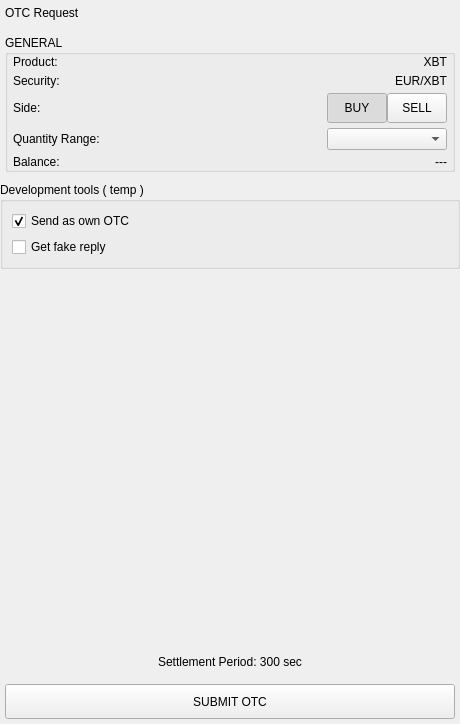
<?xml version="1.0" encoding="UTF-8"?>
<ui version="4.0">
 <class>CreateOTCRequestWidget</class>
 <widget class="QWidget" name="CreateOTCRequestWidget">
  <property name="geometry">
   <rect>
    <x>0</x>
    <y>0</y>
    <width>460</width>
    <height>724</height>
   </rect>
  </property>
  <property name="windowTitle">
   <string>Form</string>
  </property>
  <layout class="QVBoxLayout" name="verticalLayout_3">
   <property name="spacing">
    <number>5</number>
   </property>
   <property name="leftMargin">
    <number>0</number>
   </property>
   <property name="topMargin">
    <number>0</number>
   </property>
   <property name="rightMargin">
    <number>0</number>
   </property>
   <property name="bottomMargin">
    <number>0</number>
   </property>
   <item>
    <widget class="QWidget" name="headerWidget" native="true">
     <property name="minimumSize">
      <size>
       <width>0</width>
       <height>25</height>
      </size>
     </property>
     <property name="headerPanel" stdset="0">
      <bool>true</bool>
     </property>
     <layout class="QVBoxLayout" name="verticalLayout">
      <property name="spacing">
       <number>5</number>
      </property>
      <property name="leftMargin">
       <number>5</number>
      </property>
      <property name="topMargin">
       <number>0</number>
      </property>
      <property name="rightMargin">
       <number>0</number>
      </property>
      <property name="bottomMargin">
       <number>0</number>
      </property>
      <item>
       <widget class="QLabel" name="headerLabel">
        <property name="text">
         <string>OTC Request</string>
        </property>
        <property name="headerLabel" stdset="0">
         <bool>true</bool>
        </property>
       </widget>
      </item>
     </layout>
    </widget>
   </item>
   <item>
    <widget class="QWidget" name="generalWidget" native="true">
     <layout class="QHBoxLayout" name="horizontalLayout_7">
      <property name="spacing">
       <number>5</number>
      </property>
      <property name="leftMargin">
       <number>5</number>
      </property>
      <property name="topMargin">
       <number>5</number>
      </property>
      <property name="rightMargin">
       <number>5</number>
      </property>
      <property name="bottomMargin">
       <number>5</number>
      </property>
      <item>
       <widget class="QGroupBox" name="groupBox">
        <property name="title">
         <string>GENERAL</string>
        </property>
        <layout class="QVBoxLayout" name="verticalLayout_2">
         <property name="spacing">
          <number>5</number>
         </property>
         <property name="leftMargin">
          <number>5</number>
         </property>
         <property name="topMargin">
          <number>0</number>
         </property>
         <property name="rightMargin">
          <number>5</number>
         </property>
         <property name="bottomMargin">
          <number>0</number>
         </property>
         <item>
          <widget class="QWidget" name="widgetProduct" native="true">
           <layout class="QHBoxLayout" name="horizontalLayout">
            <property name="spacing">
             <number>0</number>
            </property>
            <property name="leftMargin">
             <number>0</number>
            </property>
            <property name="topMargin">
             <number>0</number>
            </property>
            <property name="rightMargin">
             <number>0</number>
            </property>
            <property name="bottomMargin">
             <number>0</number>
            </property>
            <item>
             <widget class="QLabel" name="label">
              <property name="text">
               <string>Product:</string>
              </property>
             </widget>
            </item>
            <item>
             <widget class="QLabel" name="label_2">
              <property name="text">
               <string>XBT</string>
              </property>
              <property name="alignment">
               <set>Qt::AlignRight|Qt::AlignTrailing|Qt::AlignVCenter</set>
              </property>
              <property name="whiteLabel" stdset="0">
               <bool>true</bool>
              </property>
             </widget>
            </item>
           </layout>
          </widget>
         </item>
         <item>
          <widget class="QWidget" name="widgetSecurity" native="true">
           <layout class="QHBoxLayout" name="horizontalLayout_2">
            <property name="spacing">
             <number>0</number>
            </property>
            <property name="leftMargin">
             <number>0</number>
            </property>
            <property name="topMargin">
             <number>0</number>
            </property>
            <property name="rightMargin">
             <number>0</number>
            </property>
            <property name="bottomMargin">
             <number>0</number>
            </property>
            <item>
             <widget class="QLabel" name="label_3">
              <property name="text">
               <string>Security:</string>
              </property>
             </widget>
            </item>
            <item>
             <widget class="QLabel" name="label_4">
              <property name="text">
               <string>EUR/XBT</string>
              </property>
              <property name="alignment">
               <set>Qt::AlignRight|Qt::AlignTrailing|Qt::AlignVCenter</set>
              </property>
              <property name="whiteLabel" stdset="0">
               <bool>true</bool>
              </property>
             </widget>
            </item>
           </layout>
          </widget>
         </item>
         <item>
          <widget class="QWidget" name="widgetSide" native="true">
           <layout class="QHBoxLayout" name="horizontalLayout_4">
            <property name="spacing">
             <number>0</number>
            </property>
            <property name="leftMargin">
             <number>0</number>
            </property>
            <property name="topMargin">
             <number>0</number>
            </property>
            <property name="rightMargin">
             <number>0</number>
            </property>
            <property name="bottomMargin">
             <number>0</number>
            </property>
            <item>
             <widget class="QLabel" name="label_5">
              <property name="text">
               <string>Side:</string>
              </property>
             </widget>
            </item>
            <item>
             <spacer name="horizontalSpacer">
              <property name="orientation">
               <enum>Qt::Horizontal</enum>
              </property>
              <property name="sizeHint" stdset="0">
               <size>
                <width>201</width>
                <height>20</height>
               </size>
              </property>
             </spacer>
            </item>
            <item>
             <widget class="QWidget" name="widgetSideButtons" native="true">
              <property name="sideSwitchContainer" stdset="0">
               <bool>true</bool>
              </property>
              <layout class="QHBoxLayout" name="horizontalLayout_3">
               <property name="spacing">
                <number>0</number>
               </property>
               <property name="leftMargin">
                <number>0</number>
               </property>
               <property name="topMargin">
                <number>0</number>
               </property>
               <property name="rightMargin">
                <number>0</number>
               </property>
               <property name="bottomMargin">
                <number>0</number>
               </property>
               <item>
                <widget class="QPushButton" name="pushButtonBuy">
                 <property name="minimumSize">
                  <size>
                   <width>60</width>
                   <height>30</height>
                  </size>
                 </property>
                 <property name="maximumSize">
                  <size>
                   <width>60</width>
                   <height>30</height>
                  </size>
                 </property>
                 <property name="text">
                  <string>BUY</string>
                 </property>
                 <property name="checkable">
                  <bool>true</bool>
                 </property>
                 <property name="checked">
                  <bool>true</bool>
                 </property>
                 <property name="left_button" stdset="0">
                  <bool>true</bool>
                 </property>
                </widget>
               </item>
               <item>
                <widget class="QPushButton" name="pushButtonSell">
                 <property name="minimumSize">
                  <size>
                   <width>60</width>
                   <height>30</height>
                  </size>
                 </property>
                 <property name="maximumSize">
                  <size>
                   <width>60</width>
                   <height>30</height>
                  </size>
                 </property>
                 <property name="text">
                  <string>SELL</string>
                 </property>
                 <property name="checkable">
                  <bool>true</bool>
                 </property>
                 <property name="right_button" stdset="0">
                  <bool>true</bool>
                 </property>
                </widget>
               </item>
              </layout>
             </widget>
            </item>
           </layout>
          </widget>
         </item>
         <item>
          <widget class="QWidget" name="widgetRange" native="true">
           <layout class="QHBoxLayout" name="horizontalLayout_5">
            <property name="spacing">
             <number>0</number>
            </property>
            <property name="leftMargin">
             <number>0</number>
            </property>
            <property name="topMargin">
             <number>0</number>
            </property>
            <property name="rightMargin">
             <number>0</number>
            </property>
            <property name="bottomMargin">
             <number>0</number>
            </property>
            <item>
             <widget class="QLabel" name="label_6">
              <property name="text">
               <string>Quantity Range:</string>
              </property>
             </widget>
            </item>
            <item>
             <spacer name="horizontalSpacer_2">
              <property name="orientation">
               <enum>Qt::Horizontal</enum>
              </property>
              <property name="sizeHint" stdset="0">
               <size>
                <width>139</width>
                <height>20</height>
               </size>
              </property>
             </spacer>
            </item>
            <item>
             <widget class="QComboBox" name="comboBoxRange">
              <property name="minimumSize">
               <size>
                <width>120</width>
                <height>0</height>
               </size>
              </property>
              <property name="maximumSize">
               <size>
                <width>120</width>
                <height>16777215</height>
               </size>
              </property>
             </widget>
            </item>
           </layout>
          </widget>
         </item>
         <item>
          <widget class="QWidget" name="widgetBalance" native="true">
           <layout class="QHBoxLayout" name="horizontalLayout_6">
            <property name="spacing">
             <number>0</number>
            </property>
            <property name="leftMargin">
             <number>0</number>
            </property>
            <property name="topMargin">
             <number>0</number>
            </property>
            <property name="rightMargin">
             <number>0</number>
            </property>
            <property name="bottomMargin">
             <number>0</number>
            </property>
            <item>
             <widget class="QLabel" name="label_7">
              <property name="text">
               <string>Balance:</string>
              </property>
             </widget>
            </item>
            <item>
             <widget class="QLabel" name="label_8">
              <property name="text">
               <string>---</string>
              </property>
              <property name="alignment">
               <set>Qt::AlignRight|Qt::AlignTrailing|Qt::AlignVCenter</set>
              </property>
              <property name="whiteLabel" stdset="0">
               <bool>true</bool>
              </property>
             </widget>
            </item>
           </layout>
          </widget>
         </item>
        </layout>
       </widget>
      </item>
     </layout>
    </widget>
   </item>
   <item>
    <widget class="QGroupBox" name="groupBoxDevTools">
     <property name="title">
      <string>Development tools ( temp )</string>
     </property>
     <layout class="QVBoxLayout" name="verticalLayout_4">
      <item>
       <widget class="QCheckBox" name="checkBoxSendAsOwn">
        <property name="text">
         <string>Send as own OTC</string>
        </property>
        <property name="checked">
         <bool>true</bool>
        </property>
       </widget>
      </item>
      <item>
       <widget class="QCheckBox" name="checkBoxGetReply">
        <property name="text">
         <string>Get fake reply</string>
        </property>
       </widget>
      </item>
     </layout>
    </widget>
   </item>
   <item>
    <spacer name="verticalSpacer">
     <property name="orientation">
      <enum>Qt::Vertical</enum>
     </property>
     <property name="sizeHint" stdset="0">
      <size>
       <width>20</width>
       <height>407</height>
      </size>
     </property>
    </spacer>
   </item>
   <item>
    <widget class="QWidget" name="widgetNote" native="true">
     <layout class="QHBoxLayout" name="horizontalLayout_9">
      <property name="spacing">
       <number>5</number>
      </property>
      <property name="leftMargin">
       <number>5</number>
      </property>
      <property name="topMargin">
       <number>5</number>
      </property>
      <property name="rightMargin">
       <number>5</number>
      </property>
      <property name="bottomMargin">
       <number>5</number>
      </property>
      <item>
       <widget class="QLabel" name="label_9">
        <property name="text">
         <string>Settlement Period: 300 sec</string>
        </property>
        <property name="alignment">
         <set>Qt::AlignCenter</set>
        </property>
       </widget>
      </item>
     </layout>
    </widget>
   </item>
   <item>
    <widget class="QWidget" name="horizontalWidgetSubmit" native="true">
     <property name="minimumSize">
      <size>
       <width>0</width>
       <height>0</height>
      </size>
     </property>
     <property name="buttonBar" stdset="0">
      <bool>true</bool>
     </property>
     <layout class="QHBoxLayout" name="horizontalLayout_4">
      <property name="spacing">
       <number>5</number>
      </property>
      <property name="leftMargin">
       <number>5</number>
      </property>
      <property name="topMargin">
       <number>5</number>
      </property>
      <property name="rightMargin">
       <number>5</number>
      </property>
      <property name="bottomMargin">
       <number>5</number>
      </property>
      <item>
       <widget class="QPushButton" name="pushButtonSubmit">
        <property name="minimumSize">
         <size>
          <width>0</width>
          <height>35</height>
         </size>
        </property>
        <property name="styleSheet">
         <string notr="true"/>
        </property>
        <property name="text">
         <string>SUBMIT OTC</string>
        </property>
       </widget>
      </item>
     </layout>
    </widget>
   </item>
  </layout>
 </widget>
 <resources/>
 <connections/>
</ui>
